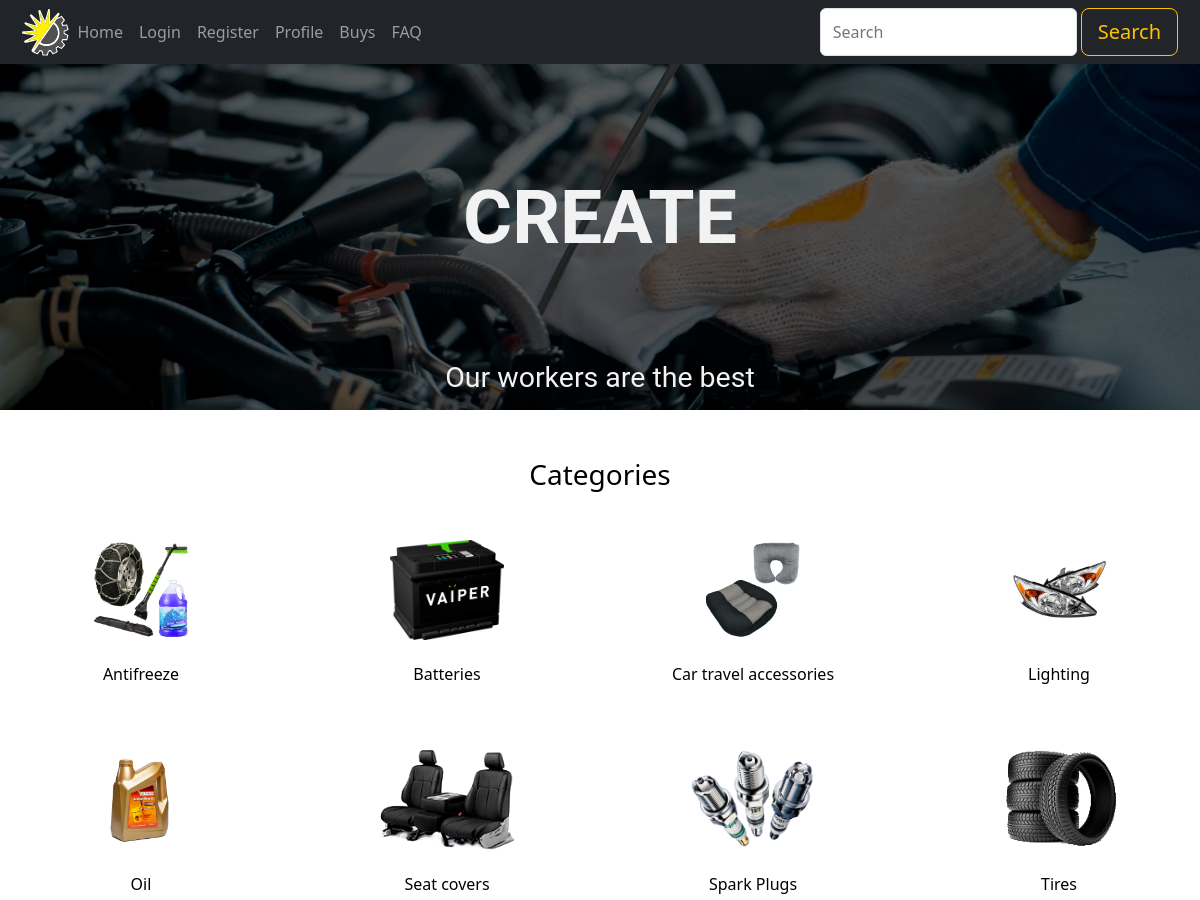
The app's page / (upper part), older data.
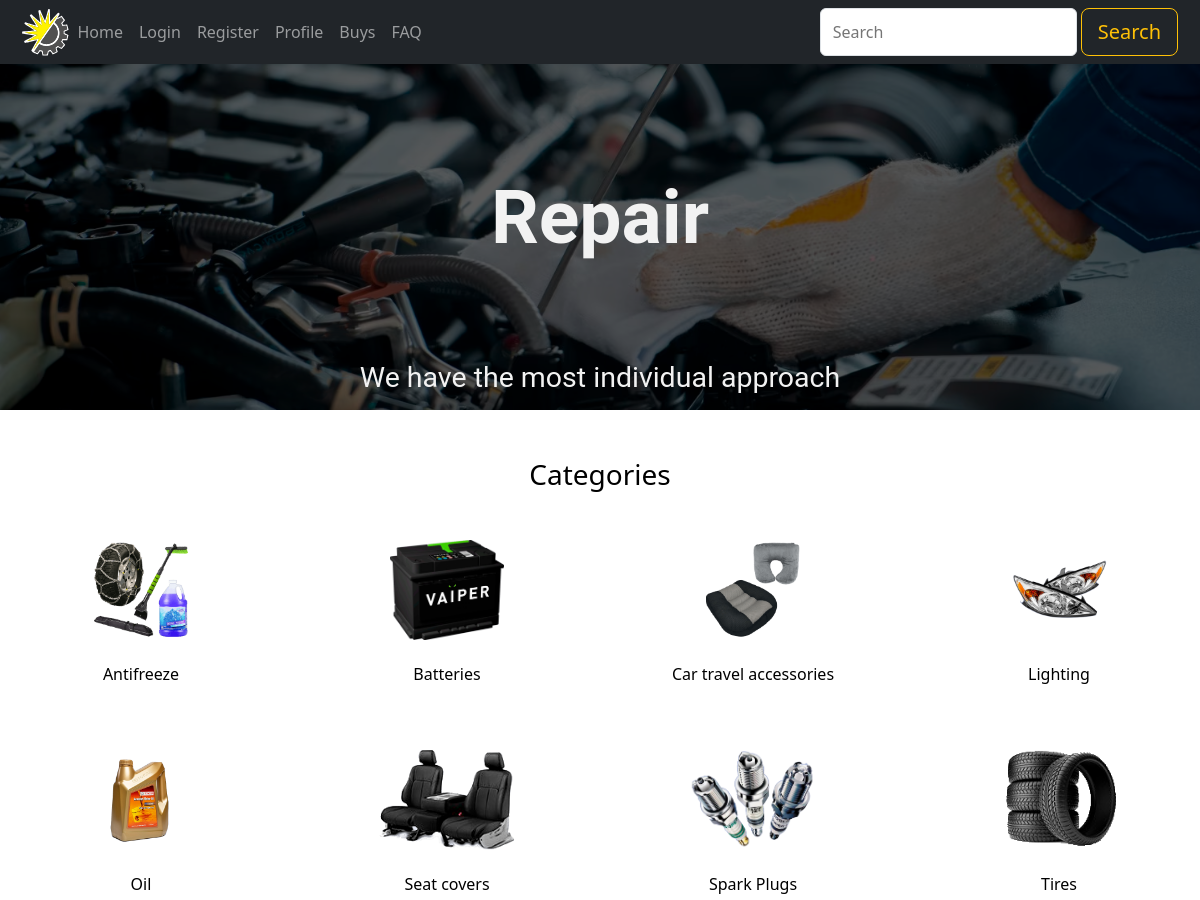
The same page, newer data.
### apps/shop/models.py (models this page shows, shortened)
class CarouselItem(models.Model):
    image_key = models.UUIDField(default=uuid.uuid4, editable=False)
    image = NamedImageField(upload_to='carousel_items_images',
                            get_filename=model_funcs.get_carousel_item_image_filename, storage=OverwriteCodedStorage())
    content = models.TextField(default="""
    <div style="text-align: center;color: #f2f2f2;font-size: 15px;">
        <h1 style='margin-bottom:100px; font: 62.5% "Roboto","Arial","Helvetica",sans-serif; font-size: 5em; font-weight: 700;'>
            Create
        </h1>
        <h3 style='font: 62.5% "Roboto","Arial","Helvetica",sans-serif; font-size: 1.9em;'>
            Our workers are the best
        </h3>
    </div>
    """.replace('\n    ', '\n').replace('\n', '', 1))
    class Meta:
        ordering = ("id", )

class Category(models.Model):
    name = models.CharField(max_length=64, unique=True,
                            help_text="Enter a category (e.g. Oil, Tire etc.)")
    image_key = models.UUIDField(default=uuid.uuid4, editable=False)
    logo = SvgField(upload_to='categories_logo', default='categories_logo/logo_default.svg',
                    get_filename=model_funcs.get_category_logo_filename, storage=OverwriteCodedStorage())
    image = NamedImageField(upload_to='categories_images', default='categories_images/image_default.png',
                            get_filename=model_funcs.get_category_image_filename, storage=OverwriteCodedStorage())
    def get_absolute_url(self):
        return f'/category/{self.id}/'
    class Meta:
        verbose_name = "category"
        verbose_name_plural = "categories"
        ordering = ("name",)

### apps/shop/views.py (the view)
# urls.py: path('', views.home, name='home'),
def home(request):
    categories = Category.objects.all()
    carousel_items = CarouselItem.objects.all()
    news = News.objects.all()
    providers = Provider.objects.all()
    return render(request, "shop/home.html", {
        'categories': categories,
        'carousel_items': carousel_items,
        'news': news,
        'providers': providers
    })

### apps/core/template_tools/exec.py (called while the page is built)
def exec_tag(parser, token):
    try:
        exec_tag_pattern = r"exec\n?"
        tag_arg = re.sub(exec_tag_pattern, '', token.contents, 1, re.M)
        indent_end = next(idx for idx, char in enumerate(tag_arg) if not char.isspace())
        indent = tag_arg[:indent_end]
        indent_pattern = f"^{indent}"
        tag_arg = re.sub(indent_pattern, '', tag_arg, 0, re.M)
    except ValueError:
        raise template.TemplateSyntaxError(f"{token.contents[0]} tag requires arguments")
    return ExecNode(tag_arg)

    def render(self, context):
        clist = list(context)
        clist.reverse()
        context_dict = {}
        for c in clist:
            context_dict.update(c)
            for item in c:
                if isinstance(item, dict):
                    context_dict.update(item)
        try:
            exec_locals = {}
            exec(self.tag_arg, context_dict, exec_locals)
        except IndentationError as e:
            raise
        except SyntaxError as e:
            raise SyntaxError(
                "Make sure you don't use special dot notation and other quirks of template syntax.") from e
        else:
            for key, value in exec_locals.items():
                context[key] = value
            return ''

### apps/shop/models.py (called while the page is built)
    def get_absolute_url(self):
        return f"/news/{self.id}/"

### apps/shop/templates/shop/home.html (shortened to what this page needs)
{% extends "shop/carousel.html" %}
{% load static %}
{% block extrastyle %}
  {{ block.super }}
  <link rel="stylesheet" href="{% static 'css/container_grid.css' %}" />
  <link rel="stylesheet" href="{% static 'shop/css/home_style.css' %}" />
{% endblock %}
{% block under_carousel %}
  <h2 class="text-center my-5">Categories</h2>
  <div class="container-grid c-m-4 c-s-3 c-2 g-m-5 g-3">
    {% for category in categories %}
      <div class="text-center px-1 position-relative">
        <div>
          <img src="{{ category.image.url }}" height="100"/>
          <p>{{ category.name }}</p>
        </div>
      </div>
    {% empty %}
      <h2 class="text-center my-5">No Categories</h2>
    {% endfor %}
  </div>
{% endblock %}

### apps/shop/templates/shop/carousel.html (shortened to what this page needs)
{% extends "shop/base.html" %}
{% load static %}
{% load template_tools %}
{% block extrastyle %}
  <link rel="stylesheet" href="{% static 'css/image_filters.css' %}" />
  <link rel="stylesheet" href="{% static 'css/carousel.css' %}" />
  <link rel="stylesheet" href="{% static 'shop/css/carousel_style.css' %}" />
{% endblock %}
{% block content %}
  {% block carousel %}
    <div class="carousel" id="id_carousel">
      {% for carousel_item in carousel_items %}
        <div class="carousel-item">
          <img class="d-block w-100 darken-image" src="{{ carousel_item.image.url }}" style="width:100%">
          <div class="carousel-item-text">
            {{ carousel_item.content|safe }}
          </div>
        </div>
      {% endfor %}
    </div>
  {% endblock %}
  {% block under_carousel %}{% endblock %}
{% endblock %}

### apps/shop/templates/shop/base.html (shortened to what this page needs)
<!doctype html>
{% load static %}
{% load template_tools %}
<html lang="en">
  <head>
    <link
      rel="stylesheet"
      href="https://use.fontawesome.com/releases/v5.7.2/css/all.css"
 />
    <link rel="stylesheet" href="{% static 'css/border_box_sizing.css' %}" />
    <link rel="stylesheet" href="{% static 'css/alignment.css' %}" />
    <link rel="stylesheet" href="{% static 'css/indentation_margin.css' %}" />
    <link rel="stylesheet" href="{% static 'css/indentation_padding.css' %}" />
    <link rel="stylesheet" href="{% static 'css/scrollbar.css' %}" />
    <link rel="stylesheet" href="{% static 'css/no_horizontal_scrolling.css' %}" />
    <link rel="stylesheet" href="{% static 'css/navigation.css' %}" />
    <link rel="stylesheet" href="{% static 'css/button.css' %}" />
    <link rel="stylesheet" href="{% static 'css/form_inputs.css' %}" />
    <link rel="stylesheet" href="{% static 'css/containers.css' %}" />
    <link rel="stylesheet" href="{% static 'css/links.css' %}" />
    <link rel="stylesheet" href="{% static 'shop/css/base_style.css' %}" />
    {% block extrastyle %}{% endblock %}
  </head>
  <body>
    <header>
      <nav class="navbar--expand--m--dark fixed-top">
        <div class="container">
          {% if request.user.is_authenticated %}
            <img src="{{ request.user.profile.avatar.url }}" height="47px"/>
          {% else %}
            <img src="{% static '/shop/images/small_logo.svg' %}" height="47px">
          {% endif %}
          <div class="navbar__collapse">
            <ul class="navbar__collapse__left">
              {% url 'shop:home' as home_url %}
              {% url 'shop:login' as login_url %}
              {% url 'shop:logout' as logout_url %}
              {% url 'shop:register' as register_url %}
              {% url 'shop:products' as products_url %}
              {% url 'admin:index' as admin_url %}
              {% url 'shop:faqs' as faqs_url %}
              {% for ref, text in nav_links %}
                <li class="navbar__collapse__item">
                  <a href="{{ ref }}" class="nav-link">{{ text|safe }}</a>
                </li>
              {% endfor %}
            </ul>
            <ul class="navbar__collapse__right">
              <li class="navbar__collapse__item">
                <form action="" class="d-flex">
                  <input type="search" class="form-control not-focused" placeholder="Search">
                  <button
                    type="button"
                    class="btn-outline-yellow ml-1"
                    data-toggle="button"
                    aria-pressed="false">
                    Search
                  </button>
                </form>
              </li>
            </ul>
          </div>
        </div>
      </nav>
    </header>
    <main itemtype="https://schema.org/Movie">
      {% block content %}{% endblock %}
    </main>
  </body>
</html>

### static/css/border_box_sizing.css (style rules this page uses)
body { margin: 0; font-family: system-ui; line-height: 1.5; }

### static/css/alignment.css (style rules this page uses)
.d-flex { display: flex !important; }
.text-center { text-align: center !important; }
.position-relative { position: relative!important; }
.fixed-top { position: fixed !important; top: 0; right: 0; left: 0; z-index: 1030; }

### static/css/indentation_margin.css (style rules this page uses)
.my-5 { margin-top: 3rem; margin-bottom: 3rem; }
.ml-1 { margin-left: 0.25rem; }

### static/css/indentation_padding.css (style rules this page uses)
.px-1 { padding-right: 0.25rem; padding-left: 0.25rem; }

### static/css/no_horizontal_scrolling.css (style rules this page uses)
html, body { max-width: 100%; overflow-x: hidden; }

### static/css/navigation.css (style rules this page uses)
.navbar, [class^="navbar--"], [class*=" navbar--"] { position: relative; display: flex; align-items: center; justify-content: space-between; padding: 0.5rem 0; }
.navbar[class*="--dark "], .navbar[class$="--dark"], [class^="navbar--"][class*="--dark "], [class^="navbar--"][class$="--dark"], [class*=" navbar--"][class*="--dark "], [class*=" navbar--"][class$="--dark"] { background-color: rgba(33,37,41,1) !important; }
@media (min-width: 768px) { .navbar--expand--m .navbar__collapse, [class^="navbar--expand--m--"] .navbar__collapse, [class*=" navbar--expand--m-- "] .navbar__collapse { display: flex!important; flex-basis: auto; } }
@media (min-width: 768px) { .navbar--expand--m [class^="navbar__collapse__"], .navbar--expand--m [class*=" navbar__collapse__"], [class^="navbar--expand--m--"] [class^="navbar__collapse__"], [class^="navbar--expand--m--"] [class*=" navbar__collapse__"], [class*=" navbar--expand--m-- "] [class^="navbar__collapse__"], [class*=" navbar--expand--m-- "] [class*=" navbar__collapse__"] { flex-direction: row; } }
.navbar>.container, .navbar>[class^="container-"], .navbar>[class*=" container-"], [class^="navbar--"]>.container, [class^="navbar--"]>[class^="container-"], [class^="navbar--"]>[class*=" container-"], [class*=" navbar--"]>.container, [class*=" navbar--"]>[class^="container-"], [class*=" navbar--"]>[class*=" container-"] { display: flex; flex-wrap: inherit; align-items: center; justify-content: space-between; }
.navbar__collapse { flex-basis: 100%; flex-grow: 1; align-items: center; }
.navbar__collapse__left { margin-right: auto!important; }
.navbar__collapse__right { margin-left: auto!important; }
.navbar__collapse__left, .navbar__collapse__right { display: flex; flex-direction: column; padding-left: 0; margin-top: 0; margin-bottom: 0; list-style: none; }
.navbar__collapse__item { text-align: start; }

### static/css/button.css (style rules this page uses)
.btn, [class|="btn"] { --btn-color: white; --btn-background: silver; --btn-border-color: silver; --btn-hover-color: white; --btn-hover-background: darkgray; --btn-hover-border-color: darkgray; --btn-active-color: white; --btn-active-background: gray; --btn-active-border-color: gray; color: var(--btn-color); background-color: var(--btn-background); border: 1px solid var(--btn-border-color); border-radius: 0.5rem; padding: 0.5rem 1rem; font-size: 1.25rem; transition: color .15s ease-in-out,background-color .15s ease-in-out,border-color .15s ease-in-out,box-shadow .15s ease-in-out; cursor: pointer; }
[class|="btn"][class*="yellow"] { --btn-background: #FFC107; --btn-border-color: #FFC107; --btn-hover-background: #EDAE03; --btn-hover-border-color: #EDAE03; --btn-active-background: #D9A000; --btn-active-border-color: #D9A000; }
[class|="btn"][class*="outline"] { --btn-color: var(--btn-border-color); --btn-background: transparent; --btn-hover-color: black; --btn-active-color: black; }

### static/css/form_inputs.css (style rules this page uses)
button, input, select, textarea { margin: 0; font-family: inherit; font-size: inherit; line-height: inherit; }
.form-control { width: 100%; padding: 0.375rem 0.75rem; border: 1px solid #DEE2E6; border-radius: 0.375rem; }

### static/css/containers.css (style rules this page uses)
[class|="container"], .container { --gutter-x: 1.5rem; --gutter-y: 0; width: 100%; padding-right: calc(var(--gutter-x) * .5); padding-left: calc(var(--gutter-x) * .5); margin-right: auto; margin-left: auto; }
@media (min-width: 576px) { .container, .container-s { max-width: 560px; } }
@media (min-width: 768px) { .container, .container-m { max-width: 750px; } }
@media (min-width: 992px) { .container, .container-l { max-width: 980px; } }
@media (min-width: 1200px) { .container, .container-xl { max-width: 1180px; } }

### static/css/links.css (style rules this page uses)
a { color: rgba(13,110,253,100); text-decoration: underline; }
.nav-link { display: block; padding: 0.5rem 0.5rem; color: rgba(255, 255, 255, 0.55); text-decoration: none !important; white-space: nowrap; background: 0 0; border: 0; transition: color 0.15s ease-in-out, background-color 0.15s ease-in-out, border-color 0.15s ease-in-out; }

### static/css/image_filters.css (style rules this page uses)
.darken-image { filter: brightness(35%); }

### apps/shop/static/shop/css/carousel_style.css (style rules this page uses)
#id_carousel { height: 350px; }

Row changes from the older to the newer data that the page shows:
changed CarouselItem: content "CREATE Our workers are the best" → "Repair We have the most individual approach"
